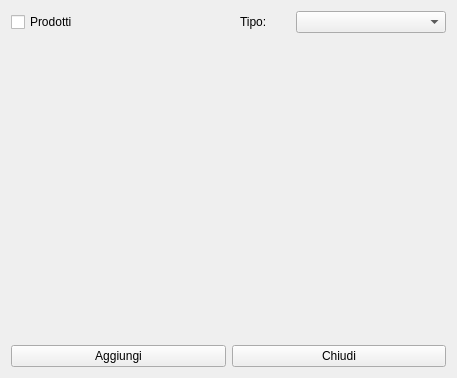
<?xml version="1.0" encoding="UTF-8"?>
<ui version="4.0">
 <class>HProducts_for_calcolo_costi</class>
 <widget class="QWidget" name="HProducts_for_calcolo_costi">
  <property name="windowModality">
   <enum>Qt::ApplicationModal</enum>
  </property>
  <property name="geometry">
   <rect>
    <x>0</x>
    <y>0</y>
    <width>457</width>
    <height>378</height>
   </rect>
  </property>
  <property name="windowTitle">
   <string>Aggiungi componente costo</string>
  </property>
  <layout class="QVBoxLayout" name="verticalLayout">
   <item>
    <layout class="QGridLayout" name="gridLayout">
     <item row="1" column="2">
      <widget class="QLabel" name="label_2">
       <property name="minimumSize">
        <size>
         <width>50</width>
         <height>0</height>
        </size>
       </property>
       <property name="maximumSize">
        <size>
         <width>50</width>
         <height>16777215</height>
        </size>
       </property>
       <property name="text">
        <string>Tipo:</string>
       </property>
      </widget>
     </item>
     <item row="1" column="3">
      <widget class="QComboBox" name="cbTipologie">
       <property name="minimumSize">
        <size>
         <width>150</width>
         <height>0</height>
        </size>
       </property>
       <property name="maximumSize">
        <size>
         <width>150</width>
         <height>16777215</height>
        </size>
       </property>
      </widget>
     </item>
     <item row="1" column="0">
      <widget class="QCheckBox" name="chkGeneric">
       <property name="maximumSize">
        <size>
         <width>100</width>
         <height>16777215</height>
        </size>
       </property>
       <property name="text">
        <string>Prodotti</string>
       </property>
       <property name="checked">
        <bool>false</bool>
       </property>
      </widget>
     </item>
     <item row="1" column="1">
      <spacer name="horizontalSpacer">
       <property name="orientation">
        <enum>Qt::Horizontal</enum>
       </property>
       <property name="sizeHint" stdset="0">
        <size>
         <width>40</width>
         <height>20</height>
        </size>
       </property>
      </spacer>
     </item>
    </layout>
   </item>
   <item>
    <widget class="QWidget" name="container_widget" native="true">
     <property name="sizePolicy">
      <sizepolicy hsizetype="Preferred" vsizetype="Expanding">
       <horstretch>0</horstretch>
       <verstretch>0</verstretch>
      </sizepolicy>
     </property>
    </widget>
   </item>
   <item>
    <layout class="QHBoxLayout" name="horizontalLayout">
     <item>
      <widget class="QPushButton" name="pbAdd">
       <property name="text">
        <string>Aggiungi</string>
       </property>
      </widget>
     </item>
     <item>
      <widget class="QPushButton" name="pbClose">
       <property name="text">
        <string>Chiudi</string>
       </property>
      </widget>
     </item>
    </layout>
   </item>
  </layout>
 </widget>
 <resources/>
 <connections/>
</ui>
